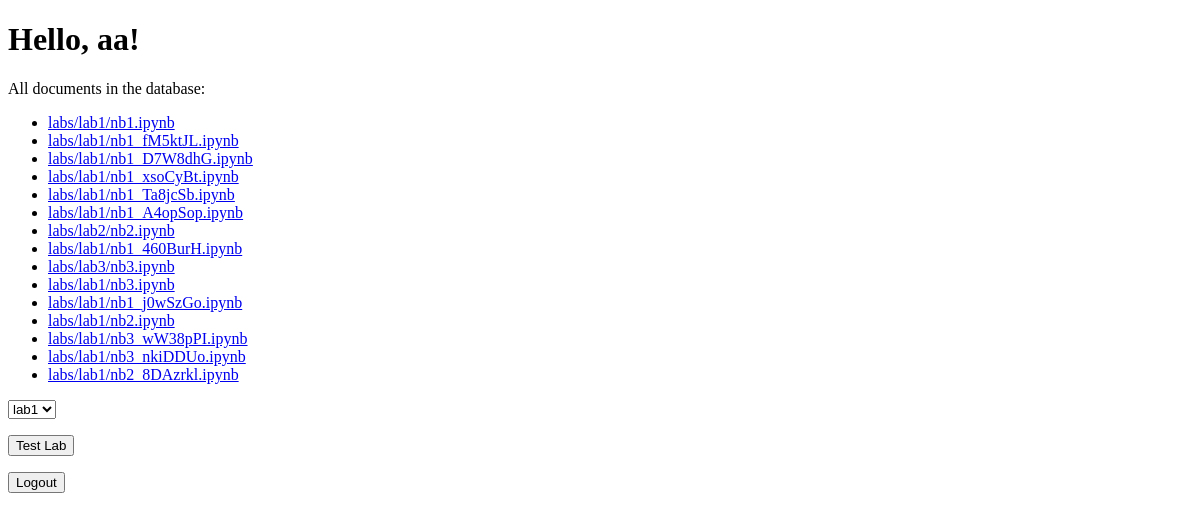
Before: /dashboard/ (signed in) with the older database file.
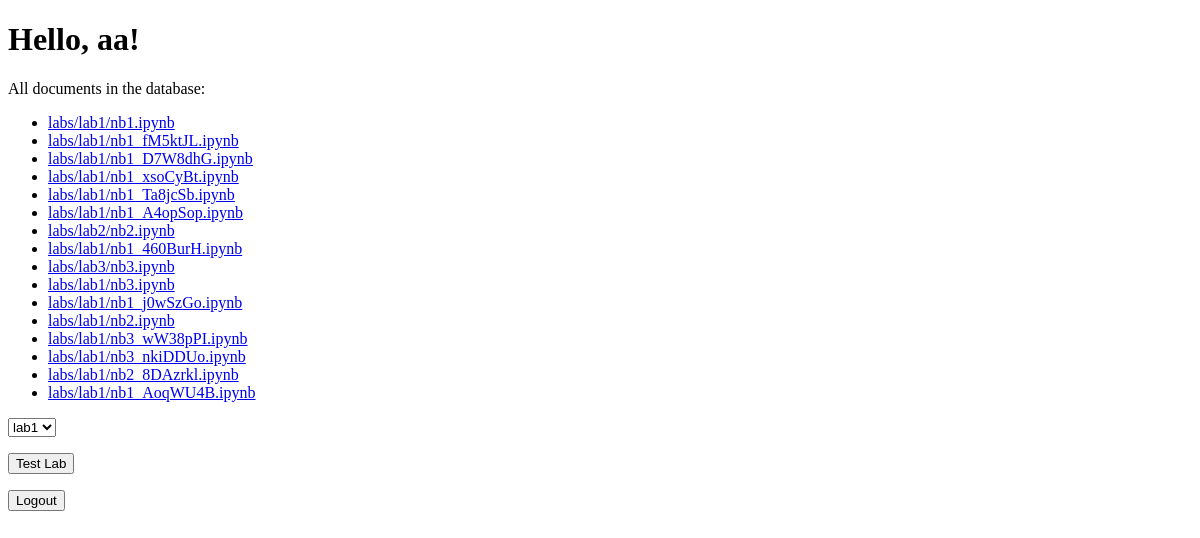
After: the same page with the newer database file.
### myapp/models.py (models this page shows)
class Document(models.Model):
    docfile = models.FileField(upload_to=upload_location)
    lab_type = models.CharField(max_length=25)

### myapp/views.py (the view)
# urls.py: path('dashboard/', courses_view, name='dashboard'),
@login_required # type: ignore
def courses_view(request):
    documents = Document.objects.all()
    context = {
        'documents': documents,
        'form': DocumentForm(),
        'user': request.user
        }
    return render(request, 'dashboard.html', context)

### myapp/forms.py
class DocumentForm(forms.Form):
    docfile = forms.FileField(label='Select a file')
    labName = forms.CharField(label="Choose lab number", widget=forms.Select(choices=lab_choices))

### myapp/templates/dashboard.html (shortened to what this page needs)
<!DOCTYPE html>
<html>
<head>
</head>
<body>
    <h1>Hello, {{ user.username }}!</h1>
    {% if documents %}
            All documents in the database:
            <ul>
                {% for document in documents %}
                    <li><a href="{{ document.docfile.url }}">{{ document.docfile.name }}</a></li>
                {% endfor %}
            </ul>
        {% else %}
            <p>No documents.</p>
        {% endif %}
        <form action="{% url 'results-view' %}" method="get">
            {{ form.labName }}
            <p><input type="submit" value="Test Lab"/></p>
        </form>
    </body>
    <form action="{% url 'logout' %}" method="post">
        <p><button type="submit">Logout</button></p>
    </form>
</body>
</html>

Changed rows visible on the page:
added Document: docfile.name "labs/lab1/nb1_AoqWU4B.ipynb"
